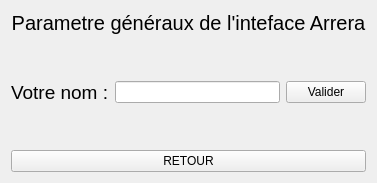
         <widget class="QWidget" name="nameUser">
          <layout class="QVBoxLayout" name="verticalLayout_6">
           <item>
            <widget class="QLabel" name="LINDICATIONPARAGENERAUX">
             <property name="font">
              <font>
               <pointsize>15</pointsize>
              </font>
             </property>
             <property name="text">
              <string>Parametre généraux de l'inteface Arrera</string>
             </property>
             <property name="alignment">
              <set>Qt::AlignmentFlag::AlignCenter</set>
             </property>
            </widget>
           </item>
           <item>
            <spacer name="verticalSpacer_12">
             <property name="orientation">
              <enum>Qt::Orientation::Vertical</enum>
             </property>
             <property name="sizeHint" stdset="0">
              <size>
               <width>20</width>
               <height>40</height>
              </size>
             </property>
            </spacer>
           </item>
           <item>
            <layout class="QHBoxLayout" name="horizontalLayout_5">
             <item>
              <widget class="QLabel" name="LINDICATIONNOMGENERAUX">
               <property name="font">
                <font>
                 <pointsize>14</pointsize>
                </font>
               </property>
               <property name="text">
                <string>Votre nom :</string>
               </property>
              </widget>
             </item>
             <item>
              <widget class="QLineEdit" name="ICD_LINENAMEUSER"/>
             </item>
             <item>
              <widget class="APushButton" name="IDC_VALIDERNAMEUSER">
               <property name="text">
                <string>Valider</string>
               </property>
              </widget>
             </item>
            </layout>
           </item>
           <item>
            <spacer name="verticalSpacer_13">
             <property name="orientation">
              <enum>Qt::Orientation::Vertical</enum>
             </property>
             <property name="sizeHint" stdset="0">
              <size>
               <width>20</width>
               <height>40</height>
              </size>
             </property>
            </spacer>
           </item>
           <item>
            <widget class="APushButton" name="IDC_RETOURGENERAUXUSER">
             <property name="text">
              <string>RETOUR</string>
             </property>
            </widget>
           </item>
          </layout>
         </widget>
